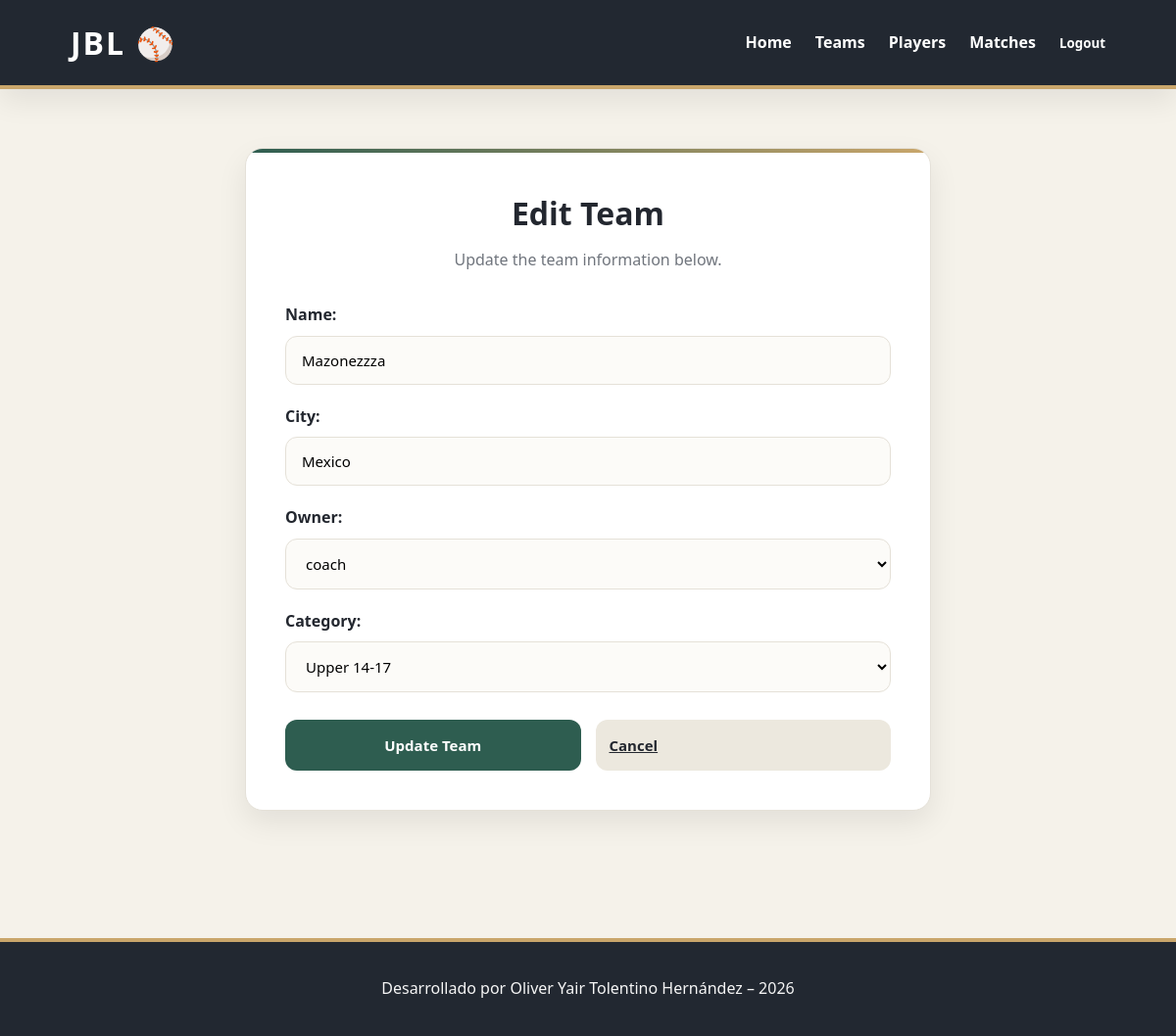
The app's page /league/teams/edit/4/ (signed in) with its own data.
### apps/league/models.py (models this page shows, shortened)
class Team(models.Model):
    CATEGORY_CHOICES = [
        ("STARTER", "Starter 6-9"),
        ("JUNIOR", "Junior 10-13"),
        ("UPPER", "Upper 14-17"),
    ]
    name = models.CharField(
        max_length=100,
        unique=True
    )
    city = models.CharField(
        max_length=100
    )
    owner = models.ForeignKey(
        User,
        on_delete=models.CASCADE,
        related_name="teams",
        default=1
    )
    category = models.CharField(
        max_length=10,
        choices=CATEGORY_CHOICES,
        default="STARTER"
    )

### apps/league/views.py (the view)
# urls.py: path("teams/edit/<int:pk>/", views.TeamUpdateView.as_view(), name="team_update"),
class TeamUpdateView(LoginRequiredMixin, UpdateView):
    model = Team
    fields = ["name", "city", "owner", "category"]
    template_name = "league/team_form.html"
    success_url = reverse_lazy("team_list")
    def dispatch(self, request, *args, **kwargs):
        team = self.get_object()
        if request.user.is_superuser:
            return super().dispatch(request, *args, **kwargs)
        if request.user.is_staff and team.owner == request.user:
            return super().dispatch(request, *args, **kwargs)
        raise PermissionDenied
    def get_form(self):
        form = super().get_form()
        if not self.request.user.is_superuser:
            form.fields["owner"].queryset = form.fields["owner"].queryset.filter(
                pk=self.request.user.pk
            )
        return form

### apps/league/templates/league/team_form.html (shortened to what this page needs)
{% extends "league/base.html" %}
{% block content %}
<section class="container form-section">
    <div class="form-card">
        <h2>
            {% if object %}
                Edit Team
            {% else %}
                Register New Team
            {% endif %}
        </h2>
        <p class="form-subtitle">
            {% if object %}
                Update the team information below.
            {% else %}
                Complete the team information below.
            {% endif %}
        </p>
        <form method="post" class="main-form">
            {% for field in form %}
                <p>
                    {{ field.label_tag }}
                    {{ field }}
                </p>
            {% endfor %}
            <div class="form-actions">
                <button type="submit" class="btn">
                    {% if object %}Update Team{% else %}Save Team{% endif %}
                </button>
                <a href="{% url 'team_list' %}" class="btn-secondary">Cancel</a>
            </div>
        </form>
    </div>
</section>
{% endblock %}

### apps/league/static/league/css/style.css (style rules this page uses)
:root { --bg:#f5f2ea; --card:#ffffff; --primary:#2E5D50; --primary-dark:#21453B; --accent:#C9A66B; --danger:#9E4242; --text:#23272F; --gray:#70757D; --border:#E5E1D8; --shadow:0 12px 30px rgba(0,0,0,.08); --radius:18px; --speed:.3s; }
* { margin:0; padding:0; box-sizing:border-box; font-family:"Segoe UI",sans-serif; }
body { background:var(--bg); color:var(--text); line-height:1.6; }
.container, .cards, .dashboard-section, .public-intro, .messages-wrapper, .welcome-user { width:min(88%,1200px); margin:auto; }
.form-section, .delete-section { display:flex; justify-content:center; align-items:center; padding:60px 20px; }
.form-card { width:100%; max-width:700px; padding:40px; background:var(--card); border-radius:var(--radius); border:1px solid var(--border); box-shadow:var(--shadow); }
.form-card h2 { text-align:center; margin-bottom:10px; font-size:2rem; }
.form-subtitle { text-align:center; color:var(--gray); margin-bottom:30px; }
.main-form p { margin-bottom:20px; }
.main-form label { display:block; margin-bottom:8px; font-weight:700; color:var(--text); }
.main-form input, .main-form select, .main-form textarea { width:100%; padding:14px 16px; border:1px solid var(--border); border-radius:12px; background:#fcfbf8; transition:var(--speed); font-size:15px; }
.form-actions { display:flex; gap:15px; flex-wrap:wrap; margin-top:28px; }
.btn, .btn-secondary, .btn-delete { flex:1; min-width:170px; border:none; border-radius:12px; padding:14px; font-size:15px; font-weight:700; cursor:pointer; transition:var(--speed); }
.btn { background:var(--primary); color:#fff; }
.btn-secondary { background:#ece8de; color:var(--text); }
.card, .stat-card, .table-wrapper, .form-card, .public-intro, .welcome-user { position:relative; overflow:hidden; }
.card::before, .stat-card::before, .form-card::before { content:""; position:absolute; top:0; left:0; width:100%; height:4px; background:linear-gradient(90deg,var(--primary),var(--accent)); }
.btn, .btn-add, .btn-secondary, .btn-delete { transition: background .3s, transform .25s, box-shadow .25s; }
.card, .stat-card, .btn, .btn-add, .table-wrapper, .form-card { animation:fadeUp .45s ease; }

### records on screen
Team: form "Mazonezzza" "Mexico" "coach" "Upper 14-17"

### other values on screen
{{ field.label_tag }} "Name:" "City:" "Owner:" "Category:"
